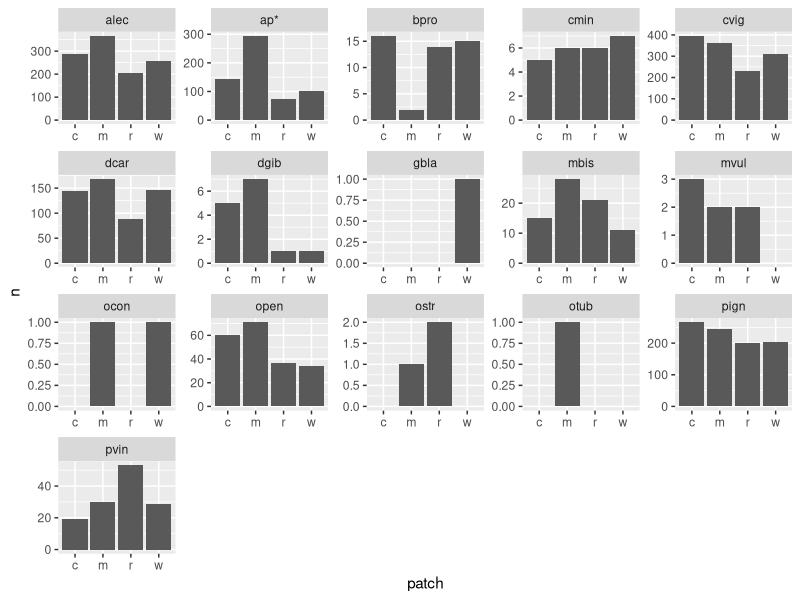
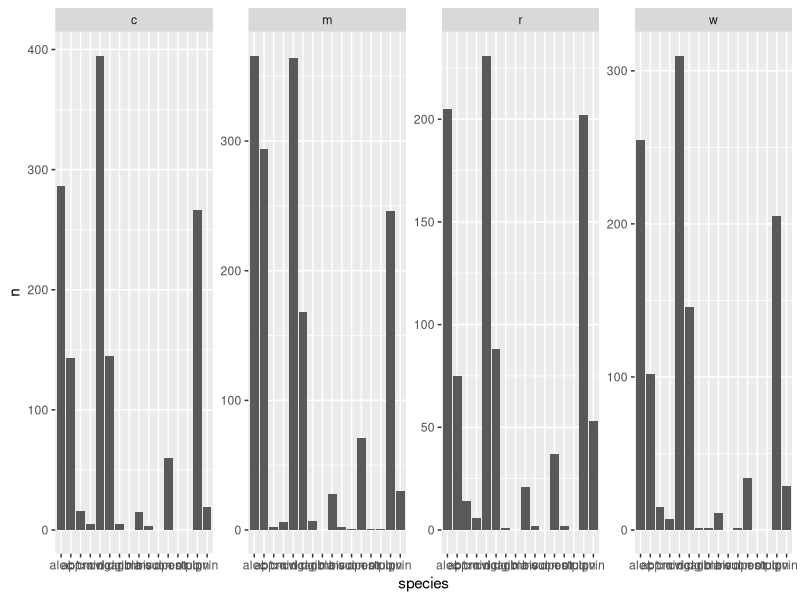

Write R code to recreate these figures, in order. (Note: this script raises an error after producing the figures.)
# Script to import, clean, and organize EEC's Beetle data
# date: 25 september 2024

# load libraries ----------------------------------------------------------

library(tidyverse)
library(here)
library(lubridate) # to deal with dates https://lubridate.tidyverse.org/
library(vegan)

# load data ---------------------------------------------------------------

btl_data<-read_csv(here("corridor_docs","eric_ms_thesis","ms_data","data_clean","clean_btl_counts.csv"))


# quick summaries to look over the sampling point information ---------------
# how many points in each block, how many points per treatment, etc.

# names(btl)
# 
# smpl_pts %>% 
#   group_by(block) %>% 
#   tally()
# 
# smpl_pts %>% 
#   group_by(block,patch) %>% 
#   tally()
# # what's up with 52?
# smpl_pts %>% 
#   group_by(block,patch,point) %>% 
#   tally() 
# 
# smpl_pts %>% 
#   group_by(block,patch,point) %>% 
#   tally() %>% 
#   filter(block=="52")
# 
# smpl_pts %>% 
#   group_by(date,block) %>% 
#   tally() 
# 
# smpl_pts %>% 
#   group_by(date,block) %>% 
#   tally() 



# summary data ------------------------------------------------------------


# total beetles captured --------------------------------------------------


total_N<-btl_data %>% summarise(n=sum(sum, na.rm=TRUE))


# total N by species ------------------------------------------------------


# total number of beetles sampled each round
total_N_sample<-btl_data %>%
  pivot_longer(pvin:ostr,names_to = "species",values_to = "n") %>% 
  group_by(date) %>% 
  summarise(n=sum(n, na.rm=TRUE)) %>% 
  arrange(date)



btl_order<-btl_data %>%
  pivot_longer(pvin:ostr,names_to = "species",values_to = "n") %>% 
  group_by(species) %>%
  summarize(n=sum(n, na.rm=TRUE)) %>%
  arrange(desc(n)) %>%
  mutate(species = reorder(species, desc(n)))


btl_data_sums<-btl_data %>%
  pivot_longer(pvin:ostr,names_to = "species",values_to = "n") %>% 
  group_by(species,patch) %>%
  summarize(n=sum(n, na.rm=TRUE)) %>%
  arrange(patch,desc(n))

ggplot(btl_data_sums, aes(x=patch, y=n)) + 
  geom_bar(stat = "identity")+
  facet_wrap(vars(species),scales="free",ncol = 5) 



ggplot(btl_data_sums, aes(x=species, y=n)) + 
  geom_bar(stat = "identity")+
  facet_wrap(vars(patch),scales="free",ncol = 4) 




mega_spp<-btl_data %>%
  pivot_longer(pvin:ostr,names_to = "species",values_to = "n") %>% 
  group_by(species) %>% 
  summarise(n=sum(n, na.rm=TRUE)) %>% 
  filter(n>500) %>% 
  ungroup() %>% 
  select(species,n)%>% 
  arrange(desc(n))


rare_spp<-btl_data %>%
  pivot_longer(pvin:ostr,names_to = "species",values_to = "n") %>% 
  group_by(species) %>% 
  summarise(n=sum(n, na.rm=TRUE)) %>% 
  filter(n<50) %>% 
  ungroup() %>% 
  select(species,n) %>% 
  arrange(desc(n))



plot_n<-btl_data %>%
  pivot_longer(pvin:ostr,names_to = "species",values_to = "n") %>% 
  filter(species=="pign"|species=="alec"|species=="cvig")
plot_btl_n <- function(data) {
  btl_n_plot<-ggplot(plot_n,
                     aes(x=date,
                         y=n,
                         group=species,
                         color=species)) +
    geom_line()+
    geom_point()+
    # facet_wrap(vars(habitat))
    facet_grid(vars(species),vars(patch))+
    theme_bw()
}




# code for making a rarefaction curve -------------------------------------

# this pools all the points in a patch over the entire sampling season
# tou can then do a rarefaction curve for each patch in each block
# can also edit the. code to makle it one curve per block (allpatches pooled), 
# per patch type (all blocks polled) etc.

rarefaction_data<-btl_data %>%
  select(-c(month,day,year,sum,point,sample_id)) %>% 
  pivot_longer(pvin:ostr,names_to = "species",values_to = "n") %>% 
  mutate(sampling_date = as.integer(factor(date))) %>% 
  relocate(sampling_date,.before=1) %>% 
  # group_by(block,patch,sampling_date,species) %>%
  group_by(block,patch,species) %>%
  summarize(n=sum(n)) %>% 
  pivot_wider(values_from=n,names_from=species) %>% 
  filter(patch=="c") %>% 
  # mutate(row=paste(block,sampling_date,sep="-"),.before=1) %>% 
  mutate(row=paste(patch,block,sep="-"),.before=1) %>% 
  column_to_rownames("row") %>% 
  # select(-block,-patch,-sampling_date) 
  select(-block,-patch) 


#   
#   pivot_longer(pvin:ostr,names_to = "species",values_to = "n") %>% 
#   group_by(sample_id,species) %>% 
#   summarize(n=sum(n)) %>% 
#   pivot_wider(values_from=n,names_from=species) %>% 
#   column_to_rownames("sample_id") 
# 
# rarefaction_data<-btl_data %>% 
#   select(-c(month,day,year,date, block, point)) %>% 
#   pivot_longer(pvin:ostr,names_to = "species",values_to = "n") %>% 
#   group_by(patch,species) %>% 
#   summarize(n=sum(n)) %>% 
#   pivot_wider(values_from=n,names_from=species) %>% 
#   column_to_rownames("patch") 



### worked example for generating rarefaction curve
#?rarecurve
#?rarefy

#data(BCI)
#S <- specnumber(BCI) # observed number of species
#(Raremax <- min(rowSums(BCI)))

#Srare <- rarefy(BCI, Raremax)
#plot(S, Srare, xlab = "Observed No. of Species", ylab = "Rarefied No. of Species")
#abline(0, 1)

#rarecurve(BCI, step = 20, sample = Raremax, col = "blue", cex = 0.6)

# subsetting data so that there are no zeros 
rarefaction_data<-btl_data %>% 
  select(-c(month,day,year,date)) %>% 
  pivot_longer(pvin:ostr,names_to = "species",values_to = "n") %>% 
  group_by(sample_id,species) %>% 
  summarize(n=sum(n)) %>% 
  pivot_wider(values_from=n,names_from=species) %>% 
  column_to_rownames("sample_id") %>% 
  filter((rowSums(rarefaction_data) > 10)) 

s <- specnumber(rarefaction_data)
s
(raremax <- min(rowSums(rarefaction_data)))

btl.rare <- rarefy(rarefaction_data, raremax)
btl.rare
plot(s,btl.rare,xlab = "Observed No. of Species", ylab = "Rarefied No. of Species")


rarecurve(rarefaction_data, step = 20, sample = raremax, col = "blue", cex = 0.6)

rarecurve(rarefaction_data, 
          step = 20, 
          sample = raremax, 
          col = "blue", 
          cex = 0.6,
          label=FALSE)






# sandbox -----------------------------------------------------------------

























N_by_spp<-btl_data %>% 
  summarise(across(where(is.numeric), ~ sum(.x, na.rm = TRUE))) %>% 
  select(-c(sample_id,point,month,day,year,sum)) %>% 
  pivot_longer(pvin:ostr,names_to = "species",values_to = "n") %>% 
  arrange(desc(n))
  



# total N by date type --------------------------------------------------


N_by_patch<-btl_data %>% 
  group_by(date)


  summarise(across(where(is.numeric), ~ sum(.x, na.rm = TRUE))) %>% 
  select(-c(sample_id,point,month,day,year,sum)) %>% 
  pivot_longer(pvin:ostr,names_to = "species",values_to = "n") %>% 
  arrange(desc(n))
















# species diversity -------------------------------------------------------



btl_summary<-btl_counts %>% 
  select(-c(sample_id,block,point,month,day)) %>% 
  group_by(patch) %>% 
  summarize(across(everything(), ~ sum(.x, na.rm = TRUE))) %>% 
  filter(!is.na(patch)) %>% 
  select(-sum) %>% 
  column_to_rownames("patch")



summarize(sum=sum(c_across(pvin:ocon), na.rm = TRUE)) %>% 
  filter(!is.na(patch))
btls<-btl_summary %>% 
  
  
  
  
  
  btls<-btl_counts %>% 
  select(-c(sum,sample_id,block,point, month, day)) %>% 
  # column_to_rownames("sample_id")
  column_to_rownames("patch")







site_type <- env %>% 
  select(block, patch)
# How speciose are my communities?

# specnumber() will tell you the number of species within each sample. 
# You can then run an analysis of variance to ask if mean species richness 
# is significantly different across sites.

sppr <- specnumber(btl_summary)

# analysis of variance takes the same form as the usual models you'd see in R
# response ~ dependent, data = environmental grouping
# sppr_aov <- aov(sppr ~ patch, data = site_type)
# summary(sppr_aov)

shannondiv <- diversity(btl_summary)
head(shannondiv)

# rarefaction



btl_summary<-btl_counts %>% 
  select(-c(patch,block,point,month,day)) %>% 
  # select(-c(sample_id,block,point,month,day)) %>% 
  # group_by(patch) %>% 
  filter(sum>0) %>% 
  select(-sum) %>% 
  column_to_rownames("sample_id")



spAbund <- rowSums(btl_summary)  #gives the number of individuals found in each plot
spAbund # view observations per plot 
# ufl graduation deadlines graduate school

#rarefaction uses the smallest number of 
# observations per sample to extrapolate the expected number if all other 
# samples only had that number of observations
raremin <- min(rowSums(btl_summary))  
raremin # view smallest # of obs 


sRare <- rarefy(btl_summary, raremin) # now use function rarefy
sRare #give
rarecurve(btl_summary, col = "blue") 


